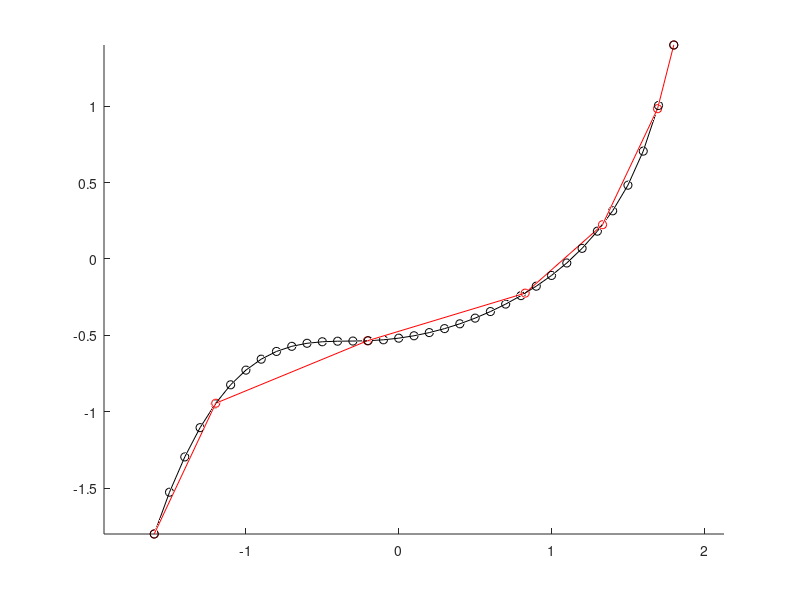

The MATLAB script that drew this image:
%%% Dimiourgia synthetikon data gia elegxo tou 3D dijkstra algorithm

%% dimiourgia tis 3D kampilis gia to ground truth
[X,Y,Z]=meshgrid(-2:0.0627:2,-2:0.0627:2,-2:0.0627:2);
fig1=figure; %plot(X(:),Y(:),'.');
axis equal;
% [xp,yp]=getpts;
xp=[-1.6000,-1.1973,-0.2044,0.8274,1.3336,1.6938,1.8000];
yp=[-1.8000,-0.9442,-0.5354,-0.2239,0.2239,0.9832,1.4000];

zp=linspace(-1.5,1.5,length(xp));
N=(xp(end)-xp(1))/0.1+1;    
xx=linspace(xp(1),xp(end),N);
yy=spline(xp,yp,xx);
zz=spline(xp,zp,xx);

%% fiber1 
%kataskeui idiodianismaton:
Vx=zeros(size(X));
Vy=zeros(size(X));
Vz=zeros(size(X));
B=zeros(size(X));
for k=1:length(xx)-1
    %vriskoume to pio kontino stn kampili pou ftiaksame parapano
    z=( X(:)-xx(k) ).^2 + ( Y(:)-yy(k) ).^2 + ( Z(:)-zz(k) ).^2; 
    [minz,mink]=min(z);
    
    B(mink)=1;
    Vx(mink)=xx(k+1)-xx(k);
    Vy(mink)=yy(k+1)-yy(k);
    Vz(mink)=zz(k+1)-zz(k);
end

hold on;
plot3(xp,yp,zp,'-or');
plot3(xx,yy,zz,'-ok');
%quiver3(X,Y,Z,Vx,Vy,Vz);

%% kataskeuazoume tin maska tou inpainting algorithm(paper) diffusion
mask=ones(3,3,3)/26;
mask(2,2,2)=0;

%% fiber 2
% % % xp2=-[-1.6000,-1.1973,-0.2044,0.8274,1.3336,1.6938,1.8000];
% % % yp2=yp;
% % % N=(xp2(end)-xp2(1))/0.1+1;
% % % xx2=linspace(xp2(1),xp2(end),abs(N ) )
% % % yy2=spline(xp2,yp2,xx2);
% % % 
% % % Vx2=zeros(size(X));
% % % Vy2=zeros(size(X));
% % % for k=1:length(xx2)-1
% % %     z=(X(:)-xx2(k)).^2 + (Y(:)-yy2(k)).^2;
% % %     [minz,mink]=min(z);
% % %     Vx2(mink)=xx2(k+1)-xx2(k);
% % %     Vy2(mink)=yy2(k+1)-yy2(k);
% % % end
% % %  hold on;
% % %  plot(xp2,yp2,'-or');
% % %  plot(xx2,yy2,'-ok');
% % % quiver(X,Y,Vx2,Vy2);
% % % Cl2=sqrt(Vx2.^2+Vy2.^2);
% % % Cl2=Cl2/max(Cl2(:));

%% Diffusion me tin maska tou inpainting algorithm(paper) stis 3 diastaseis

for iter=1:40
    Vz=convn(Vz,mask,'same');
    Vx=convn(Vx,mask,'same');
    Vy=convn(Vy,mask,'same');
    
end

%quiver3(X,Y,Z,Vx,Vy,Vz);
Cl=sqrt(Vx.^2+Vy.^2+Vz.^2);
Cl=Cl/max(Cl(:));
%h=quiver(X,Y,Vx,Vy,'m');
%hold on;
%quiver(X,Y,Vx2,Vy2,'m');

%% NOISE:
% Vx_noise=Vx(:)+0.0027;
% Vy_noise=Vy(:)+0.0027 ;
% Vx_noise=reshape(Vx_noise,41,41);
% Vy_noise=reshape(Vy_noise,41,41); 
% figure;quiver(X,Y,Vx_noise,Vy_noise,'m'); title('with noise');

